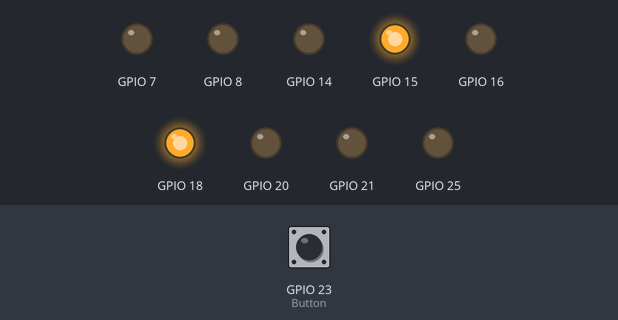
Recording of a program running on a simulated Raspberry Pi (BCM pin numbers). Parts: output pins drawn as LEDs (lit = HIGH). Inputs (shaded band) come from the test bench; at power-on: GPIO 23 (Button) LOW. The clock reads 2024-03-15 10:24:30 at power-on unless the program sets it; what the program prints to the terminal is not drawn.

Above: at 1.2 s.
1.3 s: GPIO 23 (Button) pulled HIGH for 0.15 s
At 1.7 s:
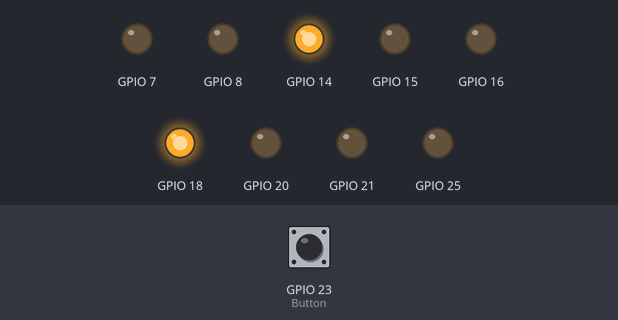
2.9 s: GPIO 23 (Button) pulled HIGH for 1 s
At 4.1 s:
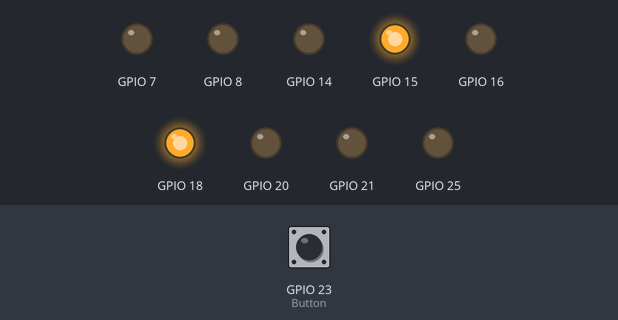
Timing chart, 0 to 5.9 s (numbered marks = the images above; inputs shaded):
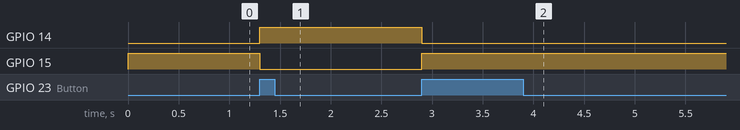

The program:

run_robot.py
```python
import subprocess

import sys
print(sys.path)

import RPi.GPIO as GPIO

from rpirobot.robot import Robot
from rpirobot.robot_modules import Led, Button, Motor


class TimeoutError(Exception):

    """Exception for timeout."""

    pass


class RobotRunner(object):

    """Run robot program."""

    def __init__(self):
        """Set robot modules."""
        self.robot = create_robot()

    def run_forever(self):
        """Run program in infinite loop."""
        try:
            while True:
                if self.robot.button.is_pressed():
                    self.robot.toggle_status()
                if self.robot.button.is_hold():
                    subprocess.call("sudo shutdown -h now", shell=True, stdout=subprocess.PIPE, stderr=subprocess.PIPE)
        except TimeoutError:
            pass
        finally:
            GPIO.cleanup()


def create_robot():
    """Robot factory."""
    robot = Robot()
    robot.set_led(Led(14, 15, 18))
    robot.led.set_color((255, 0, 0))
    robot.led.on()
    robot.set_button(Button(23))
    robot.set_motors(Motor(16, 20, 21, 1.0), Motor(25, 8, 7, 0.59))
    return robot

if __name__ == "__main__":
    RobotRunner().run_forever()
```

robot.py
```python
import time
import math


class Robot(object):

    """Robot class."""

    default_speed = 100
    motors = [None, None]
    led = None
    button = None
    status = -1
    colors = {-1: (255, 0, 0), 1: (0, 255, 0), 0: (0, 255, 0)}

    cps = 35
    width = 15

    def set_led(self, led):
        """Set led object."""
        self.led = led

    def set_motors(self, motor1, motor2):
        """Set motors objects."""
        self.motors = [motor1, motor2]

    def set_motor(self, index, motor):
        """Set one motor on given index."""
        self.motors[index] = motor

    def set_button(self, button):
        """Set button object."""
        self.button = button

    def forward(self, distance=None, speed=None):
        """Move robot forward."""
        speed = self._get_speed(speed)

        self.change_status(1)

        self._stop_motors()

        for m in self.motors:
            m.forward(speed)

        self._go_for_distance(distance)

    def back(self, distance=None, speed=None):
        """Move robot backward."""
        speed = self._get_speed(speed)

        self._stop_motors()

        for m in self.motors:
            m.backward(speed)

        self._go_for_distance(distance)

    def stop(self):
        """Stop robot."""
        self._stop_motors()

        self.change_status(0)

    def left(self, angle=None, speed=None):
        """Turn robot left."""
        speed = self._get_speed(speed)

        self._stop_motors()

        self.motors[0].forward(speed)

        self._go_for_distance(self._angle_to_distance(angle))

    def right(self, angle=None, speed=None):
        """Turn robot left."""
        speed = self._get_speed(speed)

        self._stop_motors()

        self.motors[1].forward(speed)

        self._go_for_distance(self._angle_to_distance(angle))

    def change_status(self, status):
        """Change status."""
        self.status = status

        self._on_status_change(status)

    def toggle_status(self):
        """Toggle status: on(0), off(-1)."""
        if self.status == -1:
            self.change_status(1)
        else:
            self.change_status(-1)

    def _get_speed(self, speed):
        """Set speed to default if None."""
        if not speed:
            return self.default_speed
        else:
            return speed

    def _go_for_distance(self, distance):
        if distance is None:
            return
        go_time = float(distance) / float(self.cps)
        time.sleep(go_time)
        self.stop()

    def _angle_to_distance(self, angle):
        if angle is None:
            return angle
        else:
            return (float(self.width)*math.pi * 2) * (float(angle)/360)

    def _stop_motors(self):
        for m in self.motors:
            m.stop()

    def _on_status_change(self, status):
        """On change status observer."""
        self.led.set_color(self.colors[status])
        self.led.on()

        if status == -1:
            self._stop_motors()
```

robot_modules.py
```python
import time
import RPi.GPIO as GPIO

GPIO.setmode(GPIO.BCM)


class Led(object):

    """RGB Led control module."""

    color = (0, 0, 0)
    __gpio_module__ = GPIO

    def __init__(self, red_pin, green_pin, blue_pin):
        """Module constructor."""
        self.gpio = self.__gpio_module__
        self.red_pin = red_pin
        self.green_pin = green_pin
        self.blue_pin = blue_pin

        self.gpio.setup(red_pin, self.gpio.OUT)
        self.gpio.setup(green_pin, self.gpio.OUT)
        self.gpio.setup(blue_pin, self.gpio.OUT)

        self.red = self.gpio.PWM(red_pin, 100)
        self.green = self.gpio.PWM(green_pin, 100)
        self.blue = self.gpio.PWM(blue_pin, 100)

        self.red.start(0)
        self.green.start(0)
        self.blue.start(0)

    def __del__(self):
        """Cleaning."""
        self.red.stop()
        self.green.stop()
        self.blue.stop()

    def set_color(self, color):
        """Set RGB color.

        color - tuple: (R, G, B)
        R, G, B: 0-255
        """
        self.color = color

    def on(self):
        """Turn led on."""
        self.red.ChangeDutyCycle(self.prepare_data(self.reverse(self.color[0])))
        self.green.ChangeDutyCycle(self.prepare_data(self.reverse(self.color[1])))
        self.blue.ChangeDutyCycle(self.prepare_data(self.reverse(self.color[2])))

    def off(self):
        """Turn led off."""
        self.red.ChangeDutyCycle(self.reverse(0))
        self.green.ChangeDutyCycle(self.reverse(0))
        self.blue.ChangeDutyCycle(self.reverse(0))

    @staticmethod
    def reverse(color):
        """Reverse values for katoda led type."""
        return 255 - color

    @staticmethod
    def prepare_data(val):
        """Translate 0-255 value to 0-100."""
        return round((100 * val)/255)


class Motor(object):

    """Motor module class."""

    __gpio_module__ = GPIO

    def __init__(self, enable_pin, input1_pin, input2_pin, correction=1.0):
        """Motor constructor."""
        self.gpio = self.__gpio_module__

        self.enable_pin = enable_pin
        self.input1_pin = input1_pin
        self.input2_pin = input2_pin

        self.gpio.setup(enable_pin, self.gpio.OUT)
        self.gpio.setup(input1_pin, self.gpio.OUT)
        self.gpio.setup(input2_pin, self.gpio.OUT)

        self.enable = self.gpio.PWM(enable_pin, 100)
        self.enable.start(0)
        self.correction = correction

    def forward(self, speed):
        """Run motor forward.

        speed: motor speed 0-100
        """
        if speed < 0 or speed > 100:
            raise TypeError("Speed must be between 0 and 100")

        self.gpio.output(self.input1_pin, 1)
        self.gpio.output(self.input2_pin, 0)

        self.enable.ChangeDutyCycle(speed * self.correction)

    def backward(self, speed=None):
        """Move motor backward."""
        if speed < 0 or speed > 100:
            raise TypeError("Speed must be between 0 and 100")

        self.gpio.output(self.input1_pin, 0)
        self.gpio.output(self.input2_pin, 1)

        self.enable.ChangeDutyCycle(speed * self.correction)

    def stop(self):
        """Stop motor."""
        self.enable.ChangeDutyCycle(0)


class Button(object):

    """Button module."""

    __gpio_module__ = GPIO
    time_set_status = None
    hold_time = 3

    def __init__(self, pin):
        """Button constructor."""
        self.gpio = self.__gpio_module__
        self.pin = pin
        self.gpio.setup(pin, self.gpio.IN)
        self.status = 0

    def is_pressed(self):
        """Check if button is pressed."""
        new_status = self.gpio.input(self.pin)
        if self.status != new_status:
            self.status = new_status
            return self.status
        else:
            return 0

    def is_hold(self):
        """Check if button is holded by x seconds."""
        status = self.gpio.input(self.pin)

        if status == 1:
            if not self.time_set_status:
                self.time_set_status = time.time()
            if time.time() - self.time_set_status > self.hold_time:
                self.time_set_status = time.time()
                return 1
        else:
            self.time_set_status = None
            return 0
```

Measured:
- after the input at 1.3 s, GPIO 14: LOW → HIGH at once; GPIO 15: HIGH → LOW at once
- after the input at 2.9 s, GPIO 14: HIGH → LOW at once; GPIO 15: LOW → HIGH at once
